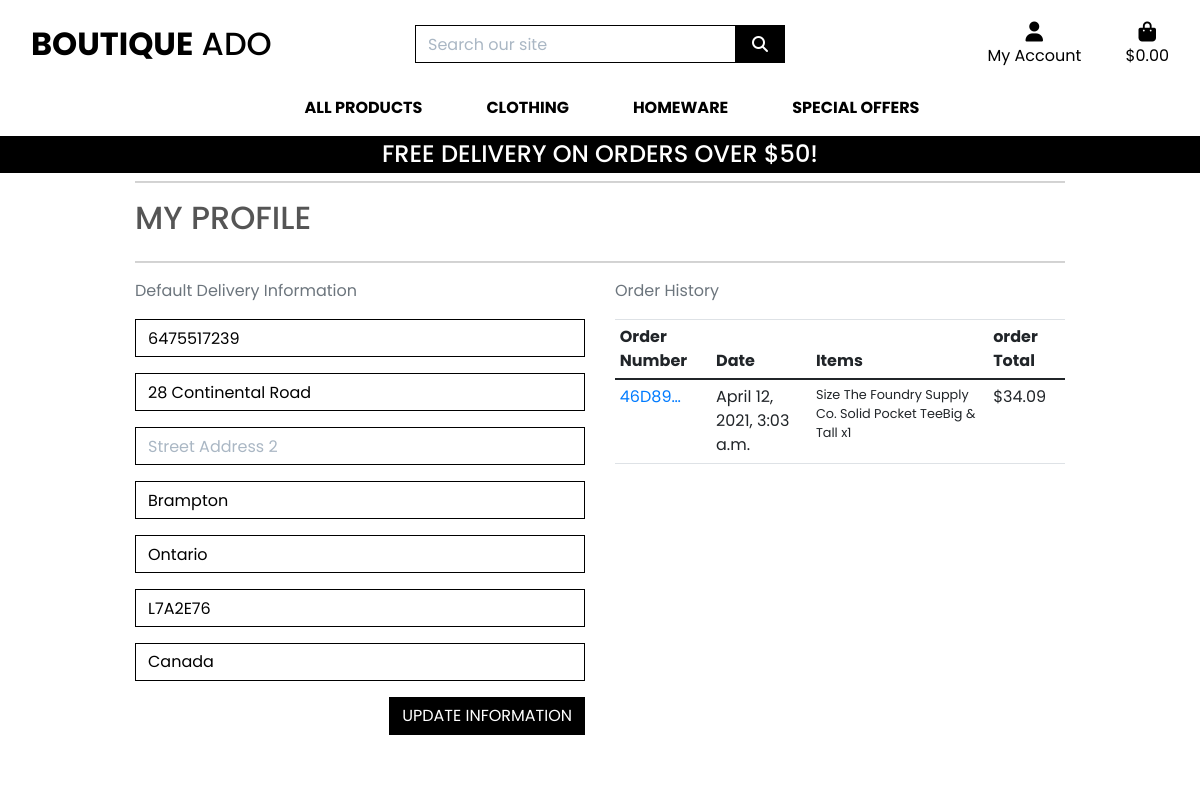
The page /profile/ (signed in) on the database as committed earlier.
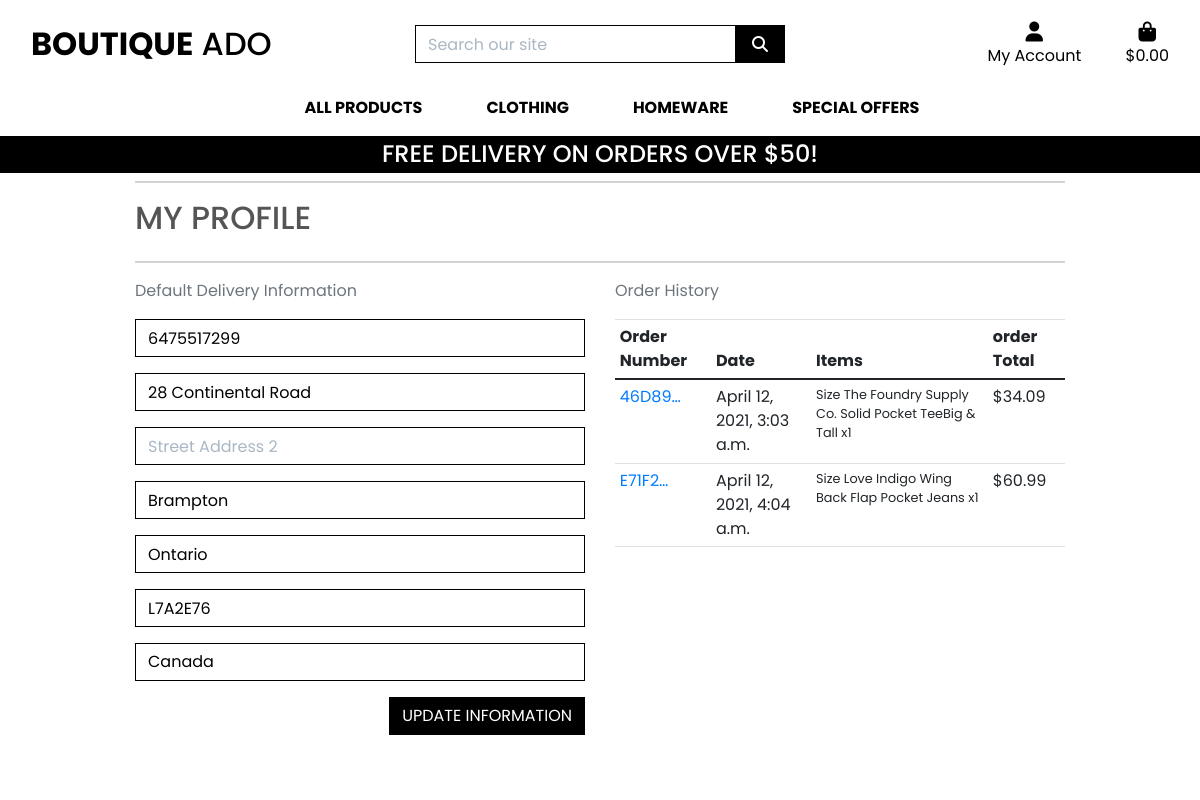
The same page on the database as committed later.
### profiles/models.py (models this page shows, shortened)
class UserProfile(models.Model):
    user = models.OneToOneField(User, on_delete=models.CASCADE)
    user = models.OneToOneField(User, on_delete=models.CASCADE)
    default_phone_number = models.CharField(max_length=20,
                                            null=True, blank=True)
    default_street_address1 = models.CharField(max_length=80,
                                               null=True, blank=True)
    default_street_address2 = models.CharField(max_length=80,
                                               null=True, blank=True)
    default_town_or_city = models.CharField(max_length=40,
                                            null=True, blank=True)
    default_county = models.CharField(max_length=80,
                                      null=True, blank=True)
    default_postcode = models.CharField(max_length=20,
                                        null=True, blank=True)
    default_country = CountryField(blank_label='Country',
                                   null=True, blank=True)

### checkout/models.py (models this page shows, shortened)
class Order(models.Model):
    order_number = models.CharField(max_length=32, null=False, editable=False)
    user_profile = models.ForeignKey(UserProfile, on_delete=models.SET_NULL,
                                null=True, blank=True, related_name='orders')
    full_name = models.CharField(max_length=50, null=False, blank=False)
    email = models.EmailField(max_length=254, null=False, blank=False)
    phone_number = models.CharField(max_length=20, null=False, blank=False)
    country = CountryField(blank_label='Country *', null=False, blank=False)
    postcode = models.CharField(max_length=20, null=True, blank=True)
    town_or_city = models.CharField(max_length=40, null=False, blank=False)
    street_address1 = models.CharField(max_length=80, null=False, blank=False)
    street_address2 = models.CharField(max_length=80, null=True, blank=True)
    county = models.CharField(max_length=80, null=True, blank=True)
    date = models.DateTimeField(auto_now_add=True)
    delivery_cost = models.DecimalField(max_digits=6, decimal_places=2, null=False, default=0)
    order_total = models.DecimalField(max_digits=10, decimal_places=2, null=False, default=0)
    grand_total = models.DecimalField(max_digits=10, decimal_places=2, null=False, default=0)

class OrderLineItem(models.Model):
    order = models.ForeignKey(Order, null=False, blank=False, on_delete=models.CASCADE, related_name='lineitems')
    product = models.ForeignKey(Product, null=False, blank=False, on_delete=models.CASCADE)
    product_size = models.CharField(max_length=2, null=True, blank=True) # XS, S, M, L,
    quantity = models.IntegerField(null=False, blank=False, default=0)
    lineitem_total = models.DecimalField(max_digits=6, decimal_places=2, null=False, blank=False, editable=False)

### products/models.py (models this page shows, shortened)
class Product(models.Model):
    category = models.ForeignKey('Category', null=True, blank=True,
                                 on_delete=models.SET_NULL)
    sku = models.CharField(max_length=254, null=True, blank=True)
    name = models.CharField(max_length=254)
    description = models.TextField()
    has_sizes = models.BooleanField(default=False, null=True, blank=True)
    price = models.DecimalField(max_digits=6, decimal_places=2)
    rating = models.DecimalField(max_digits=6, decimal_places=2, null=True,
                                 blank=True)
    image_url = models.URLField(max_length=1024, null=True, blank=True)
    image = models.ImageField(null=True, blank=True)

### profiles/views.py (the view)
# urls.py: path('profile/', include('profiles.urls')),
def profile(request):
    profile = get_object_or_404(UserProfile, user=request.user)
    if request.method == 'POST':
        form = UserProfileForm(request.POST, instance=profile)
        if form.is_valid():
            form.save()
            messages.success(request, 'Profile updated successfully')
    form = UserProfileForm(instance=profile)
    orders = profile.orders.all()
    template = 'profiles/profile.html'
    context = {
        'form': form,
        'orders': orders,
        'on_profile_page': True
    }
    return render(request, template, context)

### bag/contexts.py (called while the page is built, shortened)
def bag_contents(request):
    bag_items = []
    total = 0
    product_count = 0
    bag = request.session.get('bag', {})
    if total < settings.FREE_DELIVERY_THRESHOLD:
        delivery = total * Decimal(settings.STANDARD_DELIVERY_PERCENTAGE / 100)
        free_delivery_delta = settings.FREE_DELIVERY_THRESHOLD - total
    else:
        delivery = 0
        free_delivery_delta = 0
    grand_total = delivery + total
    context = {
        'bag_items': bag_items,
        'total': total,
        'product_count': product_count,
        'delivery': delivery,
        'free_delivery_delta': free_delivery_delta,
        'free_delivery_threshold': settings.FREE_DELIVERY_THRESHOLD,
        'grand_total': grand_total,
    }
    return context

### profiles/templates/profiles/profile.html (shortened to what this page needs)
{% extends "base.html" %}
{% load static %}
{% block extra_css %}
    <link rel="stylesheet" href="{% static 'profiles/css/profile.css' %}">
{% endblock %}
{% block page_header %}
    <div class="container header-container">
        <div class="row">
            <div class="col"></div>
        </div>
    </div>
{% endblock %}
{% block content %}
    <div class="overlay"></div>
    <div class="container">
        <div class="row">
            <div class="col">
                <hr>
                <h2 class="logo-font mb-4">My Profile</h2>
                <hr>
            </div>
        </div>
        <div class="row">
           <div class="col-12 col-lg-6">
               <p class="text-muted">Default Delivery Information</p>
                <form class="mt-3" action="{% url 'profile' %}" method="POST" id="profile-update-form">
                    {{ form | crispy }}
                    <button class="btn btn-black rounded-0 text-uppercase float-right">Update Information</button>
               </form>
           </div>
           <div class="col-12 col-lg-6">
               <p class="text-muted">Order History</p>
               <div class="order-history tabld-responsive">
                   <table class=" table table-sm table-boardeless">
                       <thead>
                           <tr>
                               <th> Order Number</th>
                               <th> Date </th>
                               <th> Items </th>
                               <th> order Total </th>
                           </tr>
                       </thead>
                      <tbody>
                          {% for order in orders %}
                          <tr>
                             <td>
                                 <a href="{% url 'order_history' order.order_number %}"
                                  title="{{order.order_number}}">
                                   {{ order.order_number|truncatechars:6 }}
                                 </a>
                             </td>
                            <td>{{ order.date }}</td>
                            <td>
                                <ul class = "list-unstyled">
                                    {% for item in order.lineitems.all %}
                                        <li class="small">
                                            {% if item.product.has_sizes %}
                                                Size {{ item.product.size|upper }}
                                            {% endif %}{{ item.product.name }} x{{ item.quantity }}
                                        </li>
                                    {% endfor %}
                                </ul>
                            </td>
                            <td>${{ order.grand_total  }}</td>
                          </tr>
                          {% endfor %}
                      </tbody>
                   </table>
               </div>
           </div>
        </div>
{% endblock %}

### templates/base.html (shortened to what this page needs)
 {% load static %}
 <!doctype html>
 <html lang="en">
  <head>
    {% block corecss %}
         <link href="https://cdn.jsdelivr.net/npm/bootstrap@5.0.0-beta2/dist/css/bootstrap.min.css" rel="stylesheet">
         <link rel="stylesheet" href="https://stackpath.bootstrapcdn.com/bootstrap/4.1.1/css/bootstrap.min.css">
        <link rel="stylesheet" href="{% static 'css/base.css' %}">
    {% endblock %}
    {% block extra_css %}
    {% endblock%}
  </head>
  <body>
    <header class="container-fluid fixed-top">
        <div id="topnav" class="row bg-white pt-lg-2 d-none d-lg-flex">
            <div class="col-12 col-lg-4 my-auto py-1 py-1g-0 text-center text-lg-left">
                <a href="{% url 'home' %}" class ="nav-link main-logo-link">
                    <h2 class="logo-font text-black my-0"><strong>Boutique</strong> Ado</h2>
                </a>
            </div>
            <div class="col-12 col-lg-4 my-auto py-1 py-1g-0">
               <form method="GET" action="{% url 'products' %}">
                    <div class="input-group w-100">
                        <input class="form-control border border-black rounded-0" type="text" name="q" placeholder="Search our site">
                        <div class="input-group-append">
                            <button class="form-control btn btn-black border border-black rounded-0" type="submit">
                                <span class="icon">
                                    <i class="fas fa-search"></i>
                                </span>
                            </button>
                        </div>
                    </div>
                </form>
            </div>
            <div class="col-12 col-lg-4 my-auto py-1 py-1g-0">
                <ul class= "list-inline list-unstyled text-center text-lg-right my-0">
                    <li class="list-inline-item dropdown">
                        <a class="text-black nav-link" href="#" id="user-options" data-toggle="dropdown" aria-haspopup="true" aria-expanded="false">
                            <div class="text-center">
                                <div><i class="fas fa-user fa-lg"></i></div>
                                <p class="my-0">My Account</p>
                            </div>
                        </a>
                    </li>
                    <li class="list-inline-item">
                         <a class="{% if grand_total %}text-info font-weight-bold{% else %}text-black{% endif %} nav-link" href="{% url 'view_bag' %}">
                            <div class="text-center">
                                <div><i class="fas fa-shopping-bag fa-lg"></i></div>
                                <p class="my-0">
                                    {% if grand_total %}
                                        ${{ grand_total|floatformat:2 }}
                                    {% else %}
                                        $0.00
                                    {% endif %}
                                </p>
                            </div>
                        </a>
                    </li>
                </ul>
            </div>
        </div>
        <div class="row bg-white">
            <nav class="navbar navbar-expand-lg navbar-light w-100">
                {% include 'includes/main-nav.html' %}
            </nav>
        </div>
        <div id="delivery-banner" class="row text-center">
            <div class="col bg-black text-white">
                <h4 class="logo-font my-1">Free delivery on orders over ${{ free_delivery_threshold }}!</h4>
            </div>
        </div>
    </header>
    {% block page_header %}
    {% endblock %}
    {% block content %}
    {% endblock %}
  </body>
</html>

### templates/includes/main-nav.html (shortened to what this page needs)
<div class="collapse navbar-collapse" id="main-nav">
    <ul class="navbar-nav w-auto mx-auto">
        <li class="nav-item dropdown">
            <a class="logo-font font-weight-bold nav-link text-black mr-5" href="#" id="all-products-link" data-toggle="dropdown" aria-haspopup="true" aria-expanded="false">
                All Products
            </a>
        </li>
        <li class="nav-item dropdown">
            <a class="logo-font font-weight-bold nav-link text-black mr-5" href="#" id="clothing-link" data-toggle="dropdown" aria-haspopup="true" aria-expanded="false">
                Clothing
            </a>
        </li>
        <li class="nav-item dropdown">
            <a class="logo-font font-weight-bold nav-link text-black mr-5" href="#" id="homeware-link" data-toggle="dropdown" aria-haspopup="true" aria-expanded="false">
                Homeware
            </a>
        </li>
        <li class="nav-item dropdown">
            <a class="logo-font font-weight-bold nav-link text-black" href="#" id="specials-link" data-toggle="dropdown" aria-haspopup="true" aria-expanded="false">
                Special Offers
            </a>
        </li>
    </ul>
</div>

### static/css/base.css (style rules this page uses)
html { height: 100%; }
body { background: url('/media/homepage_background_cropped.jpg') no-repeat center center fixed; background-size: cover; height: calc(100vh - 164px); color: #555; font-family: 'Poppins'; }
.icon { align-items: center; display: inline-flex; justify-content: center; height: 1.5rem; width: 1.5rem; }
.logo-font { text-transform: uppercase; }
.main-logo-link { width: fit-content; }
.btn-black { background: black; color: white; }
.text-black { color: #000 !important; }
.border-black { border: 1px solid black !important; }
.bg-black { background: #000 !important; }
.overlay { height: 100%; width: 100%; top: 0; left: 0; position: fixed; background: white; z-index: -1; }
input[name='q']::placeholder { color:#aab7c4; }
input { margin: 10; margin-bottom: 10px; font-family: inherit; font-size: inherit; line-height: inherit; }
@media (min-width: 1200px) { .container { max-width: 80%; } }
@media (min-width: 992px) { .header-container { padding-top: 164px; } }

### profiles/static/profiles/css/profile.css (style rules this page uses)
.order-history { max-height: 416px; overflow-y: auto; }
#profile-update-form .form-control { color: #000; }
#profile-update-form input::placeholder { color: #aab7c4; }
#id_default_country, #id_default_country option:not(:first-child) { color: #000; }

Rows that differ between the two databases and show on the page:
changed UserProfile "28 Continental Road": default_phone_number "6475517239" → "6475517299"
added Order: order_number "E71F2…", date "April 12, 2021, 4:04 a.m.", grand_total "60.99"
added OrderLineItem: product.name "Love Indigo Wing Back Flap Pocket Jeans", quantity "1", shown under "E71F2…"
